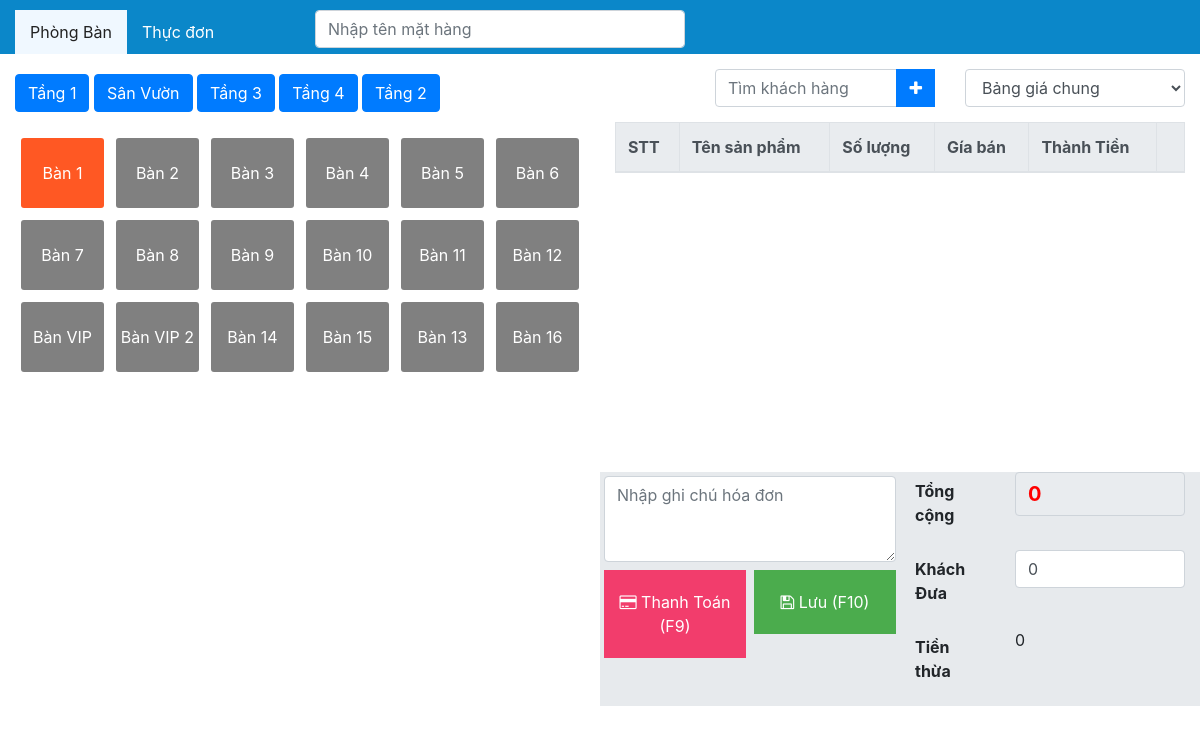
The page /pos/index.php (signed in) on the database its author committed.
### tables this page shows
CREATE TABLE `areas` (
  `IdArea` int(10) NOT NULL,
  `BranchName` varchar(200) NOT NULL,
  `IdStore` int(10) DEFAULT NULL
);

CREATE TABLE `tables` (
  `IdTable` int(11) NOT NULL,
  `TableName` varchar(200) NOT NULL,
  `Status` int(1) NOT NULL,
  `IdArea` int(10) DEFAULT NULL
);

### pos/index.php (the view, shortened to what this page needs)
<?php
	if(isset($_SESSION['uid'])){
	require_once('../connection.php');
	require_once('header.php');
	?>
<div class="container-fluid">
    <div class="row content">
        <div class="col-md-6" id="table-list">
            <div class="row list-filter">
                <div class="col-md list-filter-content">
                    <?php
								$area = "SELECT * FROM areas";
								$resultarea = mysqli_query($conn,$area);
								while ($rowarea = mysqli_fetch_array($resultarea)) { ?>
                    <button class="btn btn-primary"><?php echo $rowarea['BranchName']; ?></button>
                    <?php }
							?>
                </div>
            </div>
            <div class="row table-list">
                <div class="col-md table-list-content">
                    <ul>
                        <?php
								$table = "SELECT * FROM tables";
								$resulttable = mysqli_query($conn,$table);
								while ($rowtable = mysqli_fetch_array($resulttable)) { ?>
                        <li <?php if($rowtable['Status']==1){echo 'class="tb-active"';}?>
                            id="<?php echo $rowtable['IdTable']; ?>"
                            onclick="cms_load_pos(<?php echo $rowtable['IdTable'];?>)">
                            <?php echo $rowtable['TableName']; ?></li>
                        <?php }
							?>
                    </ul>
                </div>
            </div>
        </div>
        <div class="col-md-6 content-listmenu" id="content-listmenu">
            <div class="row" id="bill-info">
                <div class="col-md-2 table-infor">
                </div>
                <div class="col-md-5">
                    <div class="col-md-12 p-0 input-group">
                        <input type="text" id="customer-infor" placeholder="Tìm khách hàng" class="form-control">
                        <div class="input-group-append">
                            <button class="btn btn-primary" data-toggle="modal" data-target="#ModelAddcustomer"><i
                                    class="fa fa-plus" aria-hidden="true"></i></button>
                        </div>
                    </div>
                </div>
                <div class="col-md-5">
                    <select class="form-control">
                        <option value="1">Bảng giá chung</option>
                    </select>
                </div>
            </div>
            <div class="row bill-detail">
                <div class="col-md-12 bill-detail-content">
                    <table class="table table-bordered">
                        <thead class="thead-light">
                            <tr>
                                <th scope="col">STT</th>
                                <th scope="col">Tên sản phẩm</th>
                                <th scope="col">Số lượng</th>
                                <th scope="col">Gía bán</th>
                                <th scope="col">Thành Tiền</th>
                                <th scope="col"></th>
                            </tr>
                        </thead>
                    </table>
                </div>
            </div>
            <div class="row bill-action">
                <div class="col-md-6">
                    <div class="row">
                        <div class="col-md-12 p-1">
                            <textarea class="form-control" id="note-order" placeholder="Nhập ghi chú hóa đơn"
                                rows="3"></textarea>
                        </div>
                    </div>
                    <div class="row">
                        <div class="col-md-6 col-xs-6 p-1">
                            <button type="button" class="btn-print" onclick="cms_save_table()"><i
                                    class="fa fa-credit-card" aria-hidden="true"></i> Thanh Toán (F9)</button>
                        </div>
                        <div class="col-md-6 col-xs-6 p-1">
                            <button type="button" class="btn-pay" onclick="cms_save_oder()"><i class="fa fa-floppy-o"
                                    aria-hidden="true"></i> Lưu (F10)</button>
                        </div>
                    </div>
                </div>
                <div class="col-md-6">
                    <div class="row form-group">
                        <label class="col-form-label col-md-4"><b>Tổng cộng</b></label>
                        <div class="col-md-8">
                            <input type="text" value="0" class="form-control total-pay" disabled="disabled">
                        </div>
                    </div>
                    <div class="row form-group">
                        <label class="col-form-label col-md-4"><b>Khách Đưa</b></label>
                        <div class="col-md-8">
                            <input type="text" class="form-control customer-pay" value="0"
                                placeholder="Nhập số điền khách đưa">
                        </div>
                    </div>
                    <div class="row form-group">
                        <label class="col-form-label col-md-4"><b>Tiền thừa</b></label>
                        <div class="col-md-8 excess-cash">
                            0
                        </div>
                    </div>
                </div>
            </div>
        </div>
    </div>
</div>
</body>
</html>
<?php } else{
	header('Location:../login.php');
}
?>

### pos/header.php (shortened to what this page needs)
<!DOCTYPE html>
<html>
<head>
	<link rel="stylesheet" type="text/css" href="../public/css/style.css">
	<link rel="stylesheet" type="text/css" href="../public/bootstrap/css/bootstrap.min.css">
	<link rel="stylesheet" type="text/css" href="../public/font-awesome/css/font-awesome.min.css">
</head>
<body>
	<div class="header-cashier">
		<div class="container-fluid">
			<div class="row ft-tabs">
				<div class="col-md-3">
					<ul class="tabs-list">
						<li><a href="#" class="active" data="listtable">Phòng Bàn</a></li>
						<li><a href="#" data="pos">Thực đơn</a></li>
					</ul>
				</div>
				<div class="col-md-4 cashier-search">
					<input type="text" name="txtnamemenu" id="search-menu" placeholder="Nhập tên mặt hàng" class="form-control">
				</div>
			</div>
		</div>
	</div>

### public/css/style.css (style rules this page uses)
html { height: 100%; }
.table td, .table th { padding: 5px 10px; }
.input-group .btn { border-radius:0px; }
.bill-detail-content { height: 350px; overflow:auto; }
.bill-action .btn-pay { width: 100%; padding:20px 10px; text-align: center; background: #4BAC4D; border: none; color:#fff; font-size:16px; cursor: pointer; }
.bill-action .btn-print { width: 100%; padding:20px 10px; text-align: center; background: #F23D6C; border: none; color:#fff; font-size:16px; cursor: pointer; }
.bill-action .total-pay { color: red; font-size: 20px; font-weight: bold; }
#content-listmenu .bill-action { background: #E7EAED; }
.header-cashier { background:#0B87C9; padding-top:10px; }
.header-cashier .tabs-list { padding:0; margin:0; list-style: none; }
.header-cashier .tabs-list li { float: left; }
.header-cashier .tabs-list li a { display: block; padding: 10px 15px; font-size: 16px; font-weight:normal; color: #fff; }
.header-cashier .tabs-list li a.active { background: #F0F8FF; color: #222; }
.list-filter .list-filter-content { padding-top:20px; margin-bottom: 20px; }
.table-list .table-list-content ul { list-style: none; padding: 0; margin: 0; }
#bill-info { padding-top: 15px; padding-bottom: 15px; }
.table-list .table-list-content ul li { float: left; line-height: 70px; margin:6px; height: 70px; background: gray; color: #fff; border-radius:3px; width: calc(100% * (1/6) - 12px ); cursor: pointer; text-align: center; position: relative; vertical-align: middle; }
.table-list .table-list-content ul li.tb-active { background:#FF5823; }
.table .thead-light { background: #DCF4FC; }

### rows shown on the page
areas: BranchName "Tầng 1"
areas: BranchName "Sân Vườn"
areas: BranchName "Tầng 3"
areas: BranchName "Tầng 4"
areas: BranchName "Tầng 2"
tables: TableName "Bàn 1"
tables: TableName "Bàn 2"
tables: TableName "Bàn 3"
tables: TableName "Bàn 4"
tables: TableName "Bàn 5"
tables: TableName "Bàn 6"
tables: TableName "Bàn 7"
tables: TableName "Bàn 8"
tables: TableName "Bàn 9"
tables: TableName "Bàn 10"
tables: TableName "Bàn 11"
tables: TableName "Bàn 12"
tables: TableName "Bàn VIP"
tables: TableName "Bàn VIP 2"
tables: TableName "Bàn 14"
tables: TableName "Bàn 15"
tables: TableName "Bàn 13"
tables: TableName "Bàn 16"
